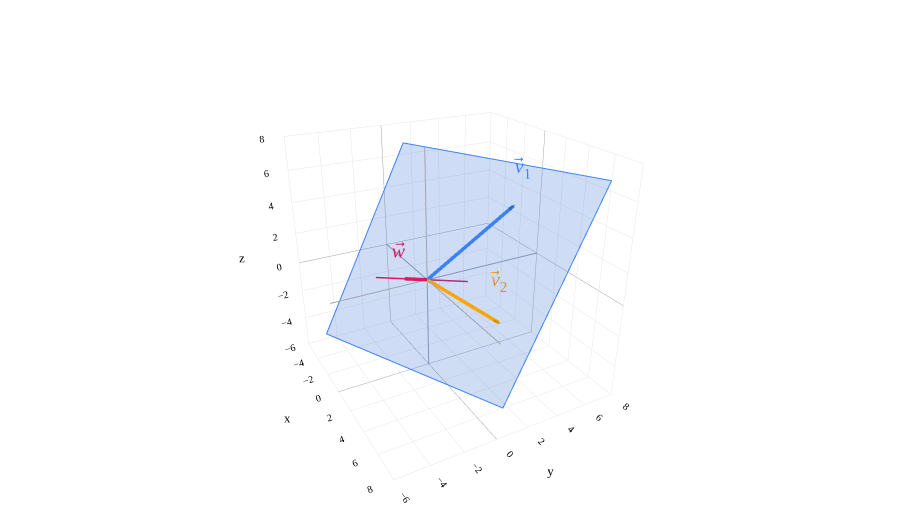

The notebook cell this image was saved under:
### Markdown cell above
---

## Normal vectors

Remember that in [Chapter 2.1](02-01.ipynb), we saw that in the equation of a line in $\mathbb{R}^2$,

$$ax + by = c,$$

the vector $\begin{bmatrix} a \\ b\end{bmatrix}$ – found by reading the coefficients of $x$ and $y$ above – is orthogonal to the line above.

Let's try the same thing here. The coefficients on $x$, $y$, and $z$ in $$x-2y+z=0$$ imply the normal vector

$$\vec w=\begin{bmatrix}1\\-2\\1\end{bmatrix}.$$

### Code cell
fig=base3()
plane3(fig,(1,-2,1))
n=np.array([1,-2,1])
line3(fig,-2*n,2*n,PINK,width=3)
vec3(fig,(3,4,5),'<i>v</i>⃗<sub>1</sub>',BLUE)
vec3(fig,(5,2,-1),'<i>v</i>⃗<sub>2</sub>',ORANGE,offset=(-0.6,0.2,0.4))
vec3(fig,n,'<i>w</i>⃗',PINK,offset=(0.5,-0.5,0.4))
fig.update_layout(scene_camera=dict(eye=dict(x=2,y=-1.1,z=1.1)))
fig.show()

### Figure 1 — Plotly figure (JSON) as saved in the notebook; plotly's stock layout.template omitted (floating-point values rounded to 4 significant figures)
{"data": [{"hoverinfo": "skip", "line": {"color": "#9ca3af", "dash": "solid", "width": 2}, "mode": "lines", "showlegend": false, "type": "scatter3d", "x": [-6, 8], "y": [0, 0], "z": [0, 0]}, {"hoverinfo": "skip", "line": {"color": "#9ca3af", "dash": "solid", "width": 2}, "mode": "lines", "showlegend": false, "type": "scatter3d", "x": [0, 0], "y": [-6, 8], "z": [0, 0]}, {"hoverinfo": "skip", "line": {"color": "#9ca3af", "dash": "solid", "width": 2}, "mode": "lines", "showlegend": false, "type": "scatter3d", "x": [0, 0], "y": [0, 0], "z": [-6, 8]}, {"colorscale": [[0, "#3d81f6"], [1, "#3d81f6"]], "hoverinfo": "skip", "opacity": 0.24, "showscale": false, "type": "surface", "x": [[-5, 7], [-5, 7]], "y": [[-5, 1], [1, 7]], "z": [[-5, -5], [7, 7]]}, {"hoverinfo": "skip", "line": {"color": "#3d81f6", "dash": "solid", "width": 2}, "mode": "lines", "showlegend": false, "type": "scatter3d", "x": [-5, 7], "y": [-5, 1], "z": [-5, -5]}, {"hoverinfo": "skip", "line": {"color": "#3d81f6", "dash": "solid", "width": 2}, "mode": "lines", "showlegend": false, "type": "scatter3d", "x": [7, 7], "y": [1, 7], "z": [-5, 7]}, {"hoverinfo": "skip", "line": {"color": "#3d81f6", "dash": "solid", "width": 2}, "mode": "lines", "showlegend": false, "type": "scatter3d", "x": [7, -5], "y": [7, 1], "z": [7, 7]}, {"hoverinfo": "skip", "line": {"color": "#3d81f6", "dash": "solid", "width": 2}, "mode": "lines", "showlegend": false, "type": "scatter3d", "x": [-5, -5], "y": [1, -5], "z": [7, -5]}, {"hoverinfo": "skip", "line": {"color": "#d81a60", "dash": "solid", "width": 3}, "mode": "lines", "showlegend": false, "type": "scatter3d", "x": [-2, 2], "y": [4, -4], "z": [-2, 2]}, {"hoverinfo": "skip", "line": {"color": "#3d81f6", "dash": "solid", "width": 7}, "mode": "lines", "showlegend": false, "type": "scatter3d", "x": [0, 2.936], "y": [0, 3.915], "z": [0, 4.894]}, {"anchor": "tip", "colorscale": [[0, "#3d81f6"], [1, "#3d81f6"]], "hoverinfo": "skip", "showscale": false, "sizemode": "absolute", "sizeref": 0.45, "type": "cone", "u": [0.4243], "v": [0.5657], "w": [0.7071], "x": [3], "y": [4], "z": [5]}, {"hoverinfo": "skip", "mode": "text", "text": ["<i>v</i>⃗<sub>1</sub>"], "textfont": {"color": "#3d81f6", "family": "Palatino", "size": 20}, "type": "scatter3d", "x": [3.25], "y": [4.25], "z": [5.35]}, {"hoverinfo": "skip", "line": {"color": "orange", "dash": "solid", "width": 7}, "mode": "lines", "showlegend": false, "type": "scatter3d", "x": [0, 4.863], "y": [0, 1.945], "z": [0, -0.9726]}, {"anchor": "tip", "colorscale": [[0, "orange"], [1, "orange"]], "hoverinfo": "skip", "showscale": false, "sizemode": "absolute", "sizeref": 0.45, "type": "cone", "u": [0.9129], "v": [0.3651], "w": [-0.1826], "x": [5], "y": [2], "z": [-1]}, {"hoverinfo": "skip", "mode": "text", "text": ["<i>v</i>⃗<sub>2</sub>"], "textfont": {"color": "orange", "family": "Palatino", "size": 20}, "type": "scatter3d", "x": [4.4], "y": [2.2], "z": [-0.6]}, {"hoverinfo": "skip", "line": {"color": "#d81a60", "dash": "solid", "width": 7}, "mode": "lines", "showlegend": false, "type": "scatter3d", "x": [0, 0.9388], "y": [0, -1.878], "z": [0, 0.9388]}, {"anchor": "tip", "colorscale": [[0, "#d81a60"], [1, "#d81a60"]], "hoverinfo": "skip", "showscale": false, "sizemode": "absolute", "sizeref": 0.45, "type": "cone", "u": [0.4082], "v": [-0.8165], "w": [0.4082], "x": [1], "y": [-2], "z": [1]}, {"hoverinfo": "skip", "mode": "text", "text": ["<i>w</i>⃗"], "textfont": {"color": "#d81a60", "family": "Palatino", "size": 20}, "type": "scatter3d", "x": [1.5], "y": [-2.5], "z": [1.4]}], "layout": {"autosize": true, "colorway": ["#3d81f6", "orange", "#d81a60"], "font": {"color": "black", "family": "Palatino", "size": 16}, "height": 520, "margin": {"b": 0, "l": 0, "r": 0, "t": 15}, "paper_bgcolor": "white", "plot_bgcolor": "white", "scene": {"aspectmode": "cube", "bgcolor": "white", "camera": {"eye": {"x": 2, "y": -1.1, "z": 1.1}}, "xaxis": {"backgroundcolor": "white", "dtick": 2, "gridcolor": "#e5e7eb", "range": [-6, 8], "showbackground": true, "showspikes": false, "tickfont": {"size": 11}, "title": {"font": {"size": 13}, "text": "x"}, "zerolinecolor": "#9ca3af"}, "yaxis": {"backgroundcolor": "white", "dtick": 2, "gridcolor": "#e5e7eb", "range": [-6, 8], "showbackground": true, "showspikes": false, "tickfont": {"size": 11}, "title": {"font": {"size": 13}, "text": "y"}, "zerolinecolor": "#9ca3af"}, "zaxis": {"backgroundcolor": "white", "dtick": 2, "gridcolor": "#e5e7eb", "range": [-6, 8], "showbackground": true, "showspikes": false, "tickfont": {"size": 11}, "title": {"font": {"size": 13}, "text": "z"}, "zerolinecolor": "#9ca3af"}}, "showlegend": false, "xaxis": {"gridcolor": "#e5e7eb", "zerolinecolor": "#9ca3af"}, "yaxis": {"gridcolor": "#e5e7eb", "zerolinecolor": "#9ca3af"}}}
